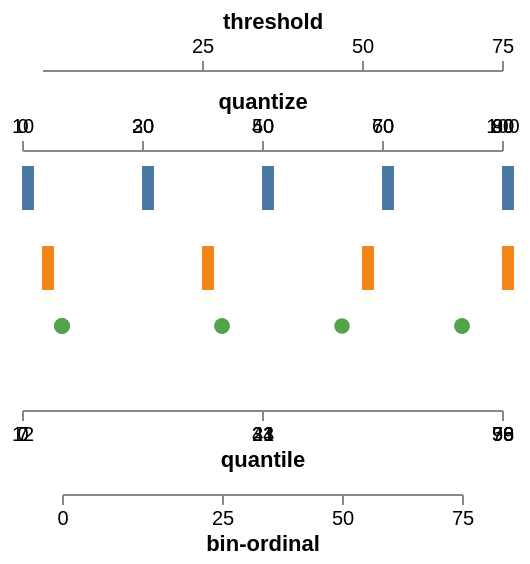

Write the Vega-Lite specification saved for this chart.
### Vega specification from a JSON file in a GitHub repository (floating-point values rounded to 4 significant figures)
{"$schema": "https://vega.github.io/schema/vega/v6.json", "description": "An axis drawn on each of the four discretizing scales, which no chart in the corpus had asked for. Their ranges are positions rather than colours, so the ticks land somewhere: a quantize scale ticks like the linear scale it wraps, a threshold scale ticks at its own cut points, a quantile scale at every sample in its domain, and a bin-ordinal scale at the bin boundaries its transform produced — filtered to the ones that fall inside the range, which is what makes it the only one of the four whose ticks are not simply its domain. Several ticks share a position because the output is a short list of steps; that is what the scales are.", "width": 240, "height": 130, "padding": 5, "background": "white", "data": [{"name": "t", "values": [{"v": 0}, {"v": 7}, {"v": 12}, {"v": 23}, {"v": 31}, {"v": 44}, {"v": 58}, {"v": 79}, {"v": 96}]}, {"name": "binned", "source": "t", "transform": [{"type": "bin", "field": "v", "extent": [0, 100], "step": 25}]}], "scales": [{"name": "quantized", "type": "quantize", "domain": [0, 100], "range": [0, 60, 120, 180, 240]}, {"name": "thresholded", "type": "threshold", "domain": [25, 50, 75], "range": [10, 90, 170, 240]}, {"name": "quantiled", "type": "quantile", "domain": {"data": "t", "field": "v"}, "range": [0, 120, 240]}, {"name": "binOrdinal", "type": "bin-ordinal", "domain": {"data": "binned", "field": "bin0"}, "range": [20, 100, 160, 220]}], "axes": [{"orient": "top", "scale": "quantized", "title": "quantize", "titlePadding": 2}, {"orient": "top", "scale": "thresholded", "offset": 40, "title": "threshold", "titlePadding": 2}, {"orient": "bottom", "scale": "quantiled", "title": "quantile", "titlePadding": 2}, {"orient": "bottom", "scale": "binOrdinal", "offset": 42, "title": "bin-ordinal", "titlePadding": 2}], "marks": [{"type": "rect", "from": {"data": "t"}, "encode": {"enter": {"x": {"scale": "quantized", "field": "v"}, "width": {"value": 6}, "y": {"value": 8}, "height": {"value": 22}, "fill": {"value": "#4c78a8"}}}}, {"type": "rect", "from": {"data": "t"}, "encode": {"enter": {"x": {"scale": "thresholded", "field": "v"}, "width": {"value": 6}, "y": {"value": 48}, "height": {"value": 22}, "fill": {"value": "#f58518"}}}}, {"type": "symbol", "from": {"data": "binned"}, "encode": {"enter": {"x": {"scale": "binOrdinal", "field": "bin0"}, "y": {"value": 88}, "size": {"value": 60}, "fill": {"value": "#54a24b"}}}}]}
